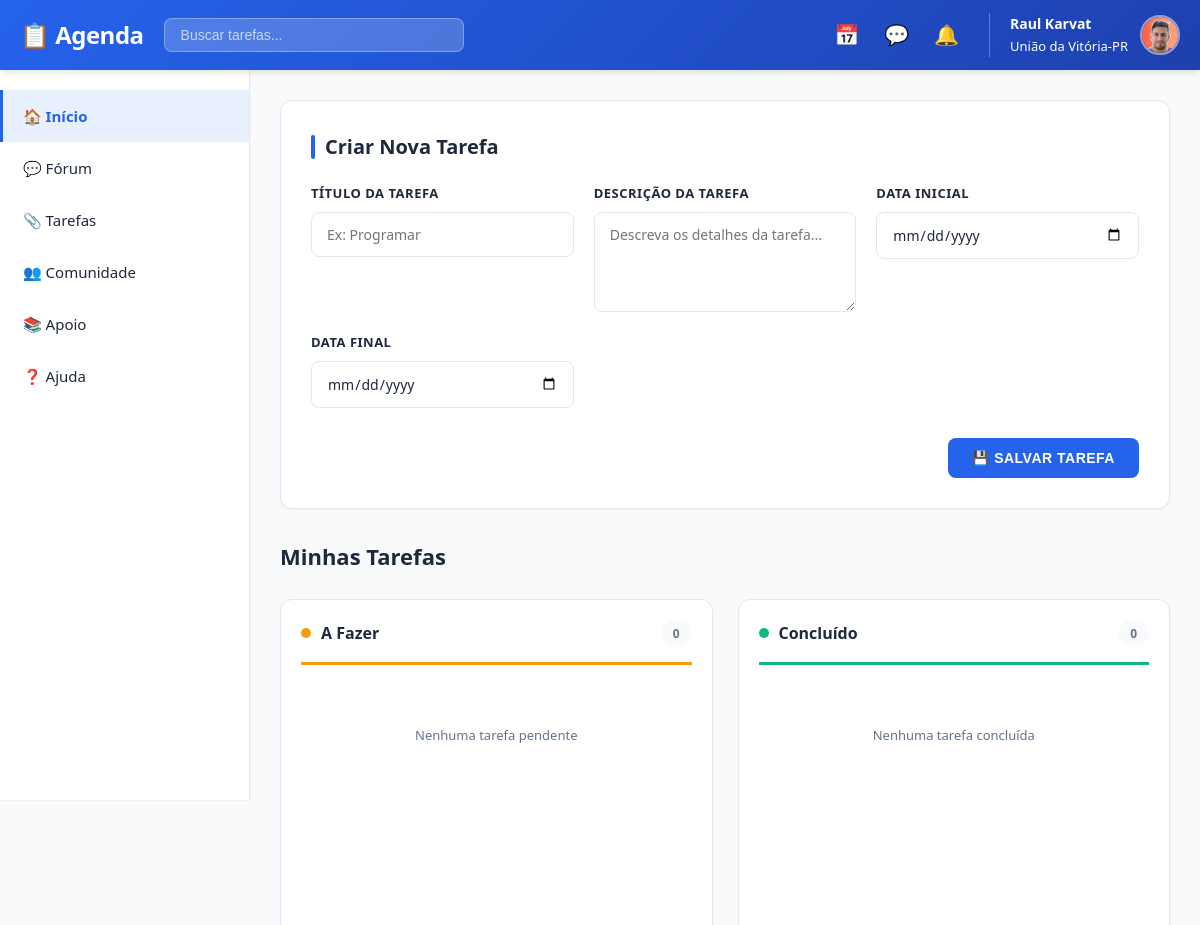
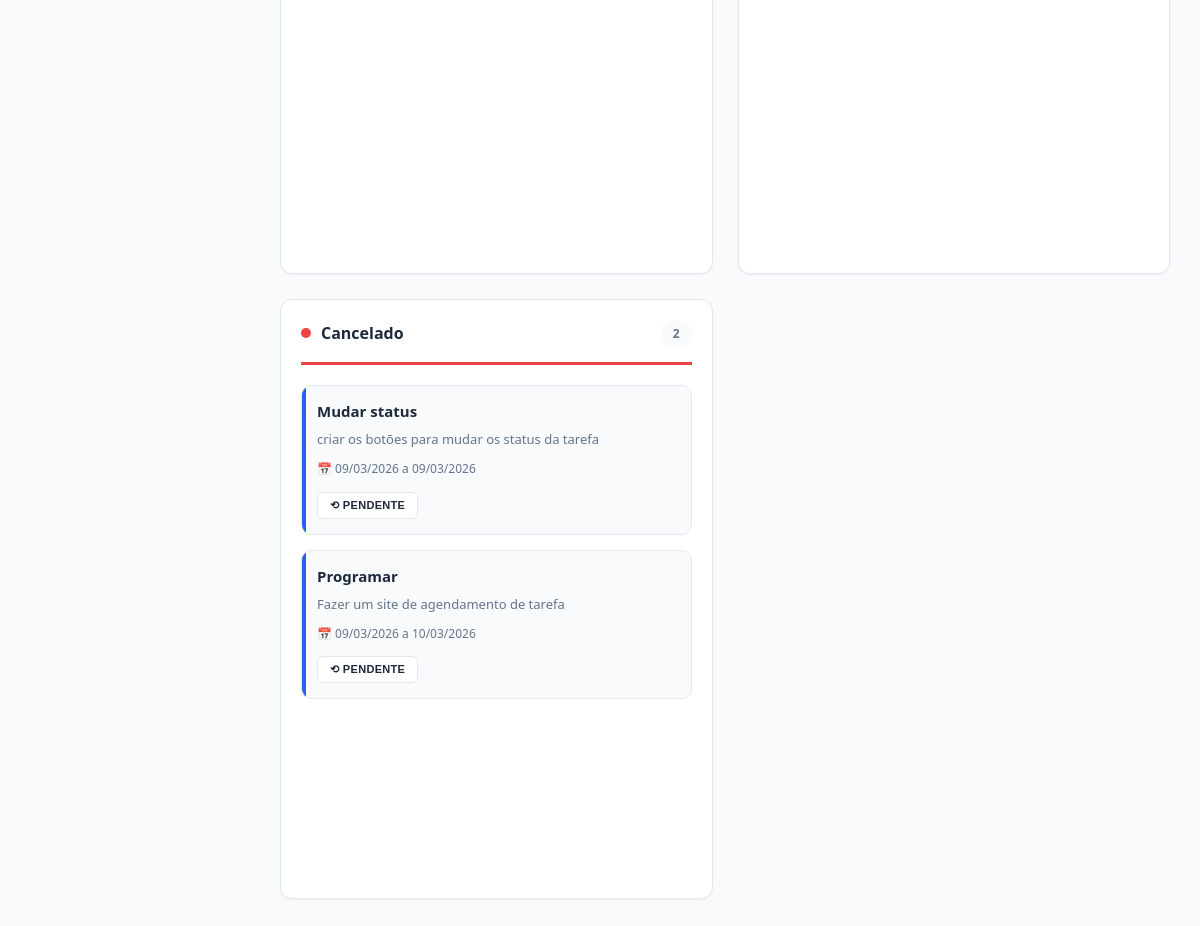
The page / on the database its author committed (2 pictures, top to bottom).
### tables this page shows
CREATE TABLE `agenda` (
  `id_agenda` int(11) NOT NULL,
  `tarefa_agenda` varchar(50) DEFAULT NULL,
  `descricao_agenda` varchar(200) NOT NULL,
  `status_agenda` enum('pendente','concluido','cancelado') DEFAULT 'pendente',
  `data_inicial_agenda` date DEFAULT NULL,
  `data_final_agenda` date DEFAULT NULL
);

### index.php (the view, shortened to what this page needs)
<?php
include 'conexao/conexao.php';
?>
<!DOCTYPE html>
<html lang="pt-br">
<head>
    <link rel="stylesheet" href="css/style.css">
</head>
<body>
    <div class="container-main">
        <header>
            <div class="header-left">
                <div class="logo">📋 Agenda</div>
                <input type="search" class="search-box" placeholder="Buscar tarefas...">
            </div>
            <div class="header-right">
                <div class="icons-group">
                    <button class="icon-btn" title="Calendário">📅</button>
                    <button class="icon-btn" title="Mensagens">💬</button>
                    <button class="icon-btn" title="Notificações">🔔</button>
                </div>
                <div class="user-info">
                    <div class="user-text">
                        <strong>Raul Karvat</strong>
                        <span>União da Vitória-PR</span>
                    </div>
                    <img src="img/R.jpg" alt="Usuário" class="user-avatar">
                </div>
            </div>
        </header>
        <nav class="sidebar">
            <ul>
                <li><a href="#" class="active">🏠 Início</a></li>
                <li><a href="#">💬 Fórum</a></li>
                <li><a href="#">📎 Tarefas</a></li>
                <li><a href="#">👥 Comunidade</a></li>
                <li><a href="#">📚 Apoio</a></li>
                <li><a href="#">❓ Ajuda</a></li>
            </ul>
        </nav>
        <main>
            <section class="form-section">
                <h2 class="form-title">Criar Nova Tarefa</h2>
                <form action="api/gravar_tarefa.php" method="post">
                    <div class="form-group">
                        <label for="tarefa">Título da Tarefa</label>
                        <input type="text" id="tarefa" name="tarefa" placeholder="Ex: Programar" required>
                    </div>
                    <div class="form-group">
                        <label for="descricao">Descrição da Tarefa</label>
                        <textarea id="descricao" name="descricao" placeholder="Descreva os detalhes da tarefa..." required></textarea>
                    </div>
                    <div class="form-group">
                        <label for="data_inicial">Data Inicial</label>
                        <input type="date" id="data_inicial" name="data_inicial" required>
                    </div>
                    <div class="form-group">
                        <label for="data_final">Data Final</label>
                        <input type="date" id="data_final" name="data_final" required>
                    </div>
                    <div class="form-actions">
                        <button type="submit" class="btn btn-primary">💾 Salvar Tarefa</button>
                    </div>
                </form>
            </section>
            <section class="cards-section">
                <h2 class="cards-title">Minhas Tarefas</h2>
                <div class="cards-container">
                    <div class="card-column">
                        <div class="column-header pending">
                            <div class="status-dot pending"></div>
                            <h3>A Fazer</h3>
                            <span class="column-count">
                                <?php
                                $sql = "SELECT COUNT(*) as count FROM agenda WHERE status_agenda = 'pendente'";
                                $stmt = $conexao->prepare($sql);
                                $stmt->execute();
                                $result = $stmt->fetch(PDO::FETCH_ASSOC);
                                echo $result['count'];
                                ?>
                            </span>
                        </div>
                        <div class="tasks-list">
                            <?php
                            $temTarefas = false;
                            if (!$temTarefas) {
                                echo "<div class='empty-state'>Nenhuma tarefa pendente</div>";
                            }
                            ?>
                        </div>
                    </div>
                    <div class="card-column">
                        <div class="column-header completed">
                            <div class="status-dot completed"></div>
                            <h3>Concluído</h3>
                            <span class="column-count">
                                <?php
                                $sql = "SELECT COUNT(*) as count FROM agenda WHERE status_agenda = 'concluido'";
                                $stmt = $conexao->prepare($sql);
                                $stmt->execute();
                                $result = $stmt->fetch(PDO::FETCH_ASSOC);
                                echo $result['count'];
                                ?>
                            </span>
                        </div>
                        <div class="tasks-list">
                            <?php
                            $temTarefas = false;
                            if (!$temTarefas) {
                                echo "<div class='empty-state'>Nenhuma tarefa concluída</div>";
                            }
                            ?>
                        </div>
                    </div>
                    <div class="card-column">
                        <div class="column-header canceled">
                            <div class="status-dot canceled"></div>
                            <h3>Cancelado</h3>
                            <span class="column-count">
                                <?php
                                $sql = "SELECT COUNT(*) as count FROM agenda WHERE status_agenda = 'cancelado'";
                                $stmt = $conexao->prepare($sql);
                                $stmt->execute();
                                $result = $stmt->fetch(PDO::FETCH_ASSOC);
                                echo $result['count'];
                                ?>
                            </span>
                        </div>
                        <div class="tasks-list">
                            <?php
                            $sql = "SELECT * FROM agenda WHERE status_agenda = 'cancelado' ORDER BY id_agenda DESC LIMIT 10";
                            $stmt = $conexao->prepare($sql);
                            $stmt->execute();
                            while ($linha = $stmt->fetch(PDO::FETCH_ASSOC)) {
                                $data1 = date("d/m/Y", strtotime($linha['data_inicial_agenda']));
                                $data2 = date("d/m/Y", strtotime($linha['data_final_agenda']));
                                echo "
                                <div class='task-card'>
                                    <h4 class='task-title'>{$linha['tarefa_agenda']}</h4>
                                    <p class='task-description'>{$linha['descricao_agenda']}</p>
                                    <div class='task-dates'>
                                        📅 $data1 a $data2
                                    </div>
                                    <div class='task-actions'>
                                        <form action='api/status_pendente.php' method='get' style='display: inline;'>
                                            <input type='hidden' name='id' value='{$linha['id_agenda']}'>
                                            <button type='submit' class='task-btn'>⟲ Pendente</button>
                                        </form>
                                    </div>
                                </div>
                                ";
                            }
                            ?>
                        </div>
                    </div>
                </div>
            </section>
        </main>
    </div>
</body>
</html>

### rows shown on the page
agenda: tarefa_agenda "Mudar status", descricao_agenda "criar os botões para mudar os status da tarefa", data_inicial_agenda "09/03/2026", data_final_agenda "09/03/2026"
agenda: tarefa_agenda "Programar", descricao_agenda "Fazer um site de agendamento de tarefa", data_inicial_agenda "09/03/2026", data_final_agenda "10/03/2026"

### other values the page prints
$result['count'] "0"
$result['count'] "2"
